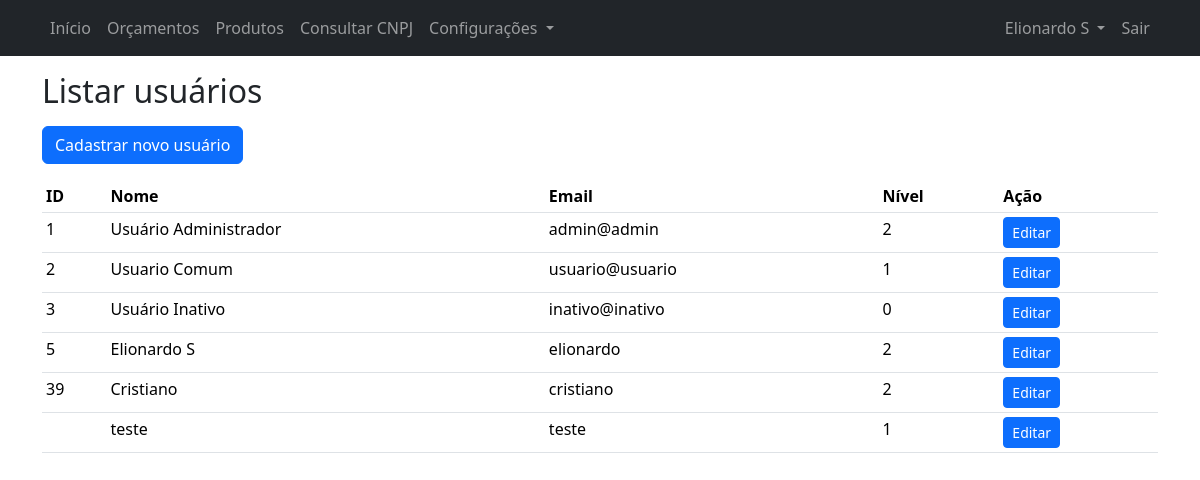
The page /listar_usuarios.php (signed in) on the database its author committed.
### tables this page shows
CREATE TABLE "users" (
  `id` int primary key,
  `email` varchar(64) NOT NULL,
  `name` varchar(64) NOT NULL,
  `password` varchar(256) NOT NULL,
  `level` int NOT NULL,
  `deleted` int NOT NULL,
  `created_by` int DEFAULT NULL,
  `created_at` datetime DEFAULT NULL,
  `updated_by` int DEFAULT NULL,
  `updated_at` datetime DEFAULT NULL,
  `deleted_by` int DEFAULT NULL,
  `deleted_at` datetime DEFAULT NULL
);

### listar_usuarios.php (the view, shortened to what this page needs)
<!DOCTYPE html>
<html lang="pt-br">
<head>
    <?php require('partials/head.php'); ?>
</head>
<body>
    <?php
        require('partials/navbar.php');
    ?>
    <div class="container my-3">
        <h2>Listar usuários</h2>
    </div>
    <div class="container my-3">
        <a href="cadastrar_usuario.php" class="btn btn-primary" role="button">Cadastrar novo usuário</a>
    </div>
    <div class="container my-3">
        <?php
            usersListing();
            function usersListing() {
                require('config/connection.php');
                $sql = "SELECT `id`,`name`,`email`,`level` FROM `users` WHERE `deleted` = :deleted";
                $stmt = $pdo->prepare($sql);
                $stmt->bindValue(':deleted', 0);
                $stmt->execute();
                $result = $stmt->fetchAll(PDO::FETCH_ASSOC);
        ?>
                <div>
                    <table class="table table-sm">
                        <thead>
                            <tr>
                                <th scope="col">ID</th>
                                <th scope="col">Nome</th>
                                <th scope="col">Email</th>
                                <th scope="col">Nível</th>
                                <th scope="col">Ação</th>
                            </tr>
                        </thead>
                        <tbody>
                            <tr>
                                <?php
                                    if($result) {
                                        foreach($result as $row) {
                                            $userId = $row['id'];
                                            $userName = $row['name'];
                                            $userEmail = $row['email'];
                                            $userStatus = $row['level'];
                                            echo "<tr>";
                                            echo "<td>$userId</td>";
                                            echo "<td>$userName</td>";
                                            echo "<td>$userEmail</td>";
                                            echo "<td>$userStatus</td>";
                                            echo "<td><a href=\"editar_usuario.php?id=$userId\" class=\"btn btn-primary btn-sm\">Editar</a></td>";
                                            echo "</tr>";
                                        }
                                    }
                                ?>
                            </tr>
                        </tbody>
                    </table>
                </div>
        <?php
            }
        ?>
    </div>
</body>
</html>

### rows shown on the page
users: id "1", name "Usuário Administrador", email "admin@admin", level "2"
users: id "2", name "Usuario Comum", email "usuario@usuario", level "1"
users: id "3", name "Usuário Inativo", email "inativo@inativo", level "0"
users: id "5", name "Elionardo S", email "elionardo", level "2"
users: id "39", name "Cristiano", email "cristiano", level "2"
users: name "teste", email "teste", level "1"

### other values the page prints
$_SESSION['loggedUserName'] "Elionardo S"
